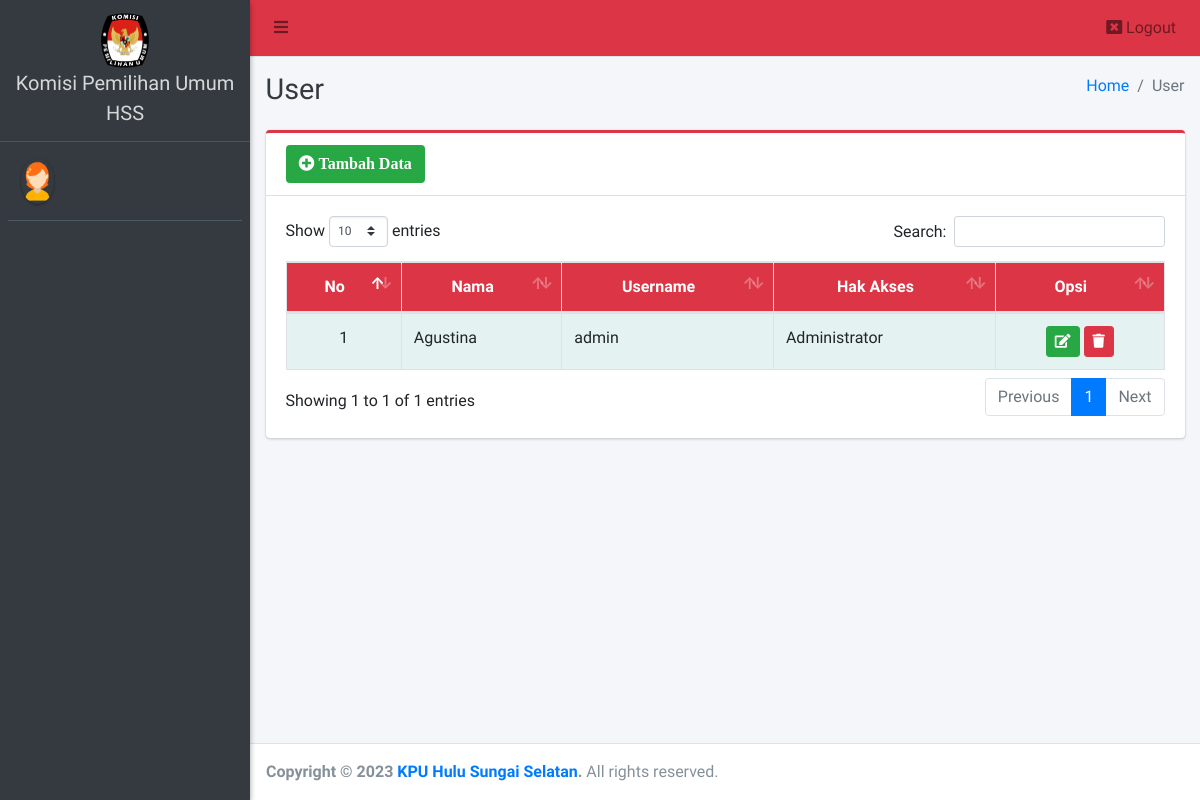
The app's page /admin/user/index.php, older data.
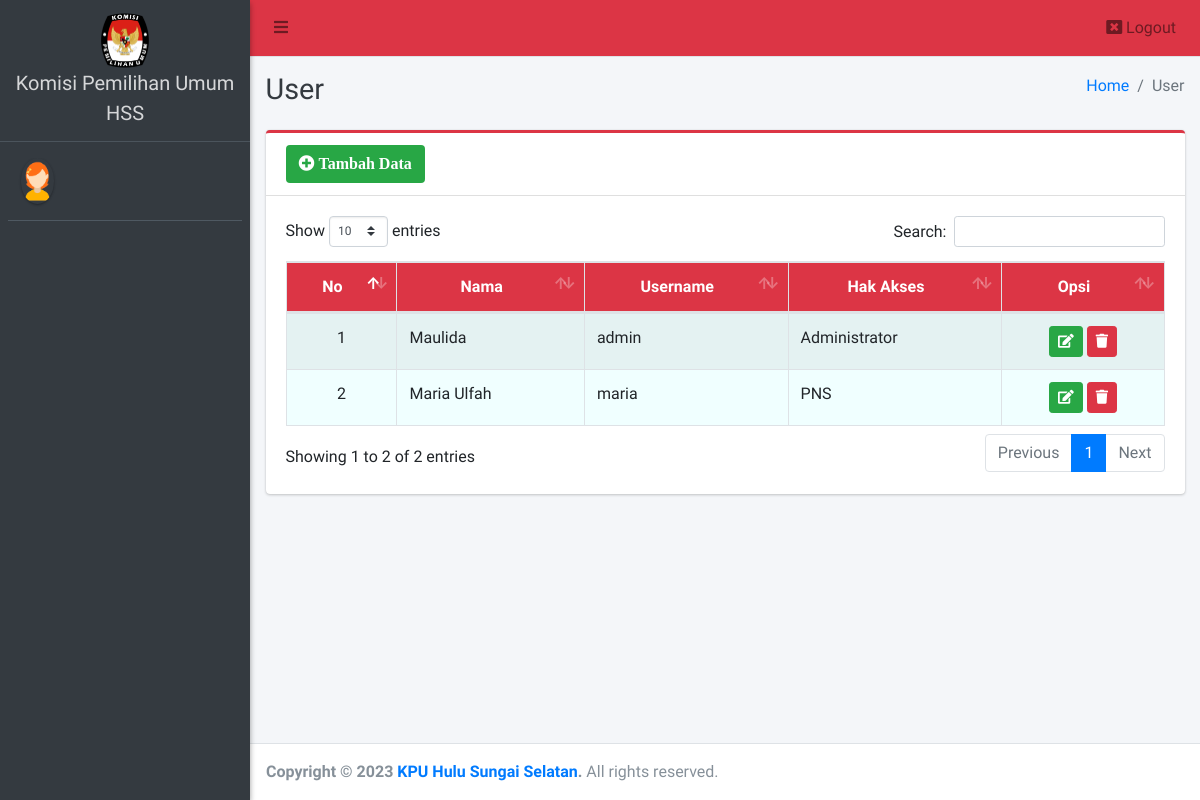
The same page, newer data.
### tables this page shows
CREATE TABLE `user` (
  `id_user` int(11) NOT NULL,
  `nama_user` varchar(50) NOT NULL,
  `username` varchar(25) DEFAULT NULL,
  `password` varchar(255) DEFAULT NULL,
  `role` varchar(20) DEFAULT NULL
);

### admin/user/index.php (the view, shortened to what this page needs)
<?php
require '../../config/koneksi.php';
?>
<!DOCTYPE html>
<html>
<?php
include '../../templates/head.php';
?>
<body class="hold-transition sidebar-mini layout-fixed">
    <div class="wrapper">
        <?php
        include '../../templates/navbar.php';
        ?>
        <?php
        include '../../templates/sidebar.php';
        ?>
        <div class="content-wrapper">
            <div class="content-header">
                <div class="container-fluid">
                    <div class="row mb-2">
                        <div class="col-sm-6">
                            <h1 class="m-0 text-dark">User</h1>
                        </div>
                        <div class="col-sm-6">
                            <ol class="breadcrumb float-sm-right">
                                <li class="breadcrumb-item"><a href="#">Home</a></li>
                                <li class="breadcrumb-item active">User</li>
                            </ol>
                        </div>
                    </div>
                </div>
            </div>
            <section class="content">
                <div class="container-fluid">
                    <div class="row">
                        <div class="col-12">
                            <div class="card card-danger card-outline">
                                <div class="card-header">
                                    <a href="tambah" class="btn bg-green"><i class="fa fa-plus-circle"> Tambah Data</i></a>
                                </div>
                                <div class="card-body">
                                    <div class="table-responsive">
                                        <table id="example1" class="table table-bordered table-striped">
                                            <thead class="bg-danger">
                                                <tr align="center">
                                                    <th>No</th>
                                                    <th>Nama</th>
                                                    <th>Username</th>
                                                    <th>Hak Akses</th>
                                                    <th>Opsi</th>
                                                </tr>
                                            </thead>
                                            <tbody style="background-color: azure">
                                                <?php
                                                $no = 1;
                                                $data = $koneksi->query("SELECT * FROM user");
                                                while ($row = $data->fetch_array()) {
                                                ?>
                                                    <tr>
                                                        <td align="center"><?= $no++ ?></td>
                                                        <td><?= $row['nama_user'] ?></td>
                                                        <td><?= $row['username'] ?></td>
                                                        <td><?= $row['role'] ?></td>
                                                        <td align="center">
                                                            <a href="edit?id=<?= $row['id_user'] ?>" class="btn btn-success btn-sm" title="Edit"><i class="fa fa-edit"></i></a>
                                                            <a href="hapus?id=<?= $row['id_user'] ?>" class="btn btn-danger btn-sm alert-hapus" title="Hapus"><i class="fa fa-trash"></i></a>
                                                        </td>
                                                    </tr>
                                                <?php } ?>
                                            </tbody>
                                        </table>
                                    </div>
                                </div>
                            </div>
                        </div>
                    </div>
                </div>
            </section>
        </div>
        <?php include_once "../../templates/footer.php"; ?>
    </div>
</body>
</html>

Row changes from the older to the newer data that the page shows:
changed user "admin": nama_user "Agustina" → "Maulida"
added user: nama_user "Maria Ulfah", username "maria", role "PNS"
Text that changed along with them:
text written by a page script: "Show entries Search: Showing 1 to 1 of 1 entries Previous 1 Next" → "Show entries Search: Showing 1 to 2 of 2 entries Previous 1 Next"
